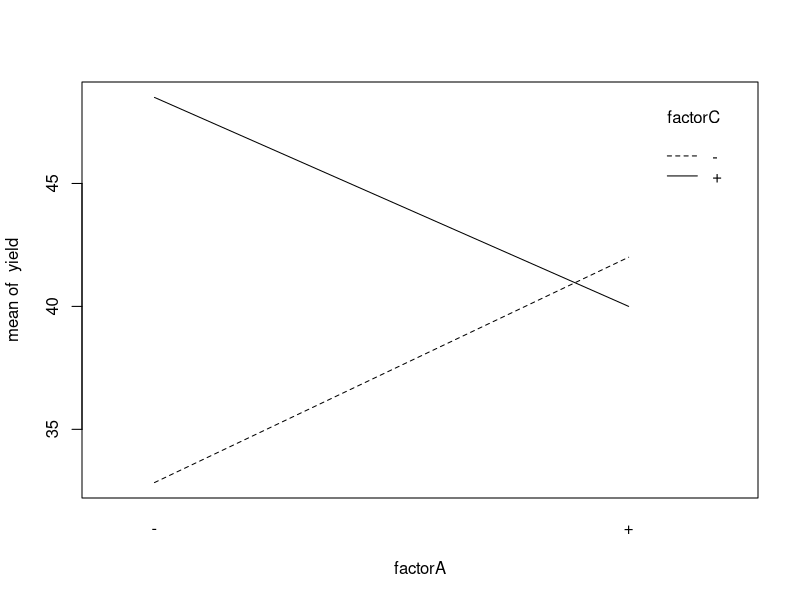

Generate this figure with R:
## ---- chunk 1
factorA = rep(c("-","+","-","+","-","+","-","+"), times = 3)
factorB = rep(c("-","-","+","+","-","-","+","+"), times = 3)
factorC = rep(c("-","-","-","-","+","+","+","+"), times = 3)
Rep = rep(c("I", "II", "III"), each = 8)
yield = c(22,32,35,55,44,40,60,39,31,43,34,47,45,37,50,41,25,29,50,46,38,36,54,47)

cutting.speed.long = data.frame(factorA, factorB, factorC, Rep, yield)

with(cutting.speed.long, interaction.plot(factorA, factorC, yield))

#Treatment.Comination=c("(1)","a","b","ab","c","ac","bc","abc")
#rep1 = c(22,32,35,55,44,40,60,39)
#rep2 = c(31,43,34,47,45,37,50,41)
#rep3 = c(25,29,50,46,38,36,54,47)

#cutting.speed = data.frame(factorA,factorB,factorC,Treatment.Comination,rep1,rep2,rep3)
## ---- chunk 2
# ANOVA test
cutting.speed.aov=aov(yield ~ factorA * factorB * factorC, cutting.speed.long)
summary(cutting.speed.aov)
mse=summary(cutting.speed.aov)[[1]][8,3]
mse
## ---- chunk 3
A <- rep(c("-","+","-","+"), times = 4)
B <- rep(c("-","-","+","+"), times = 4)
Rep <- rep(c("I","II","III","IV"), each = 4)
Vibes <- c(18.2, 27.2, 15.9, 41.0, 18.9, 24.0, 14.5, 43.9, 12.9, 22.4, 15.1, 36.3, 14.4, 22.5, 14.2, 39.9)
router.long <- data.frame(A, B, Rep, Vibes)
